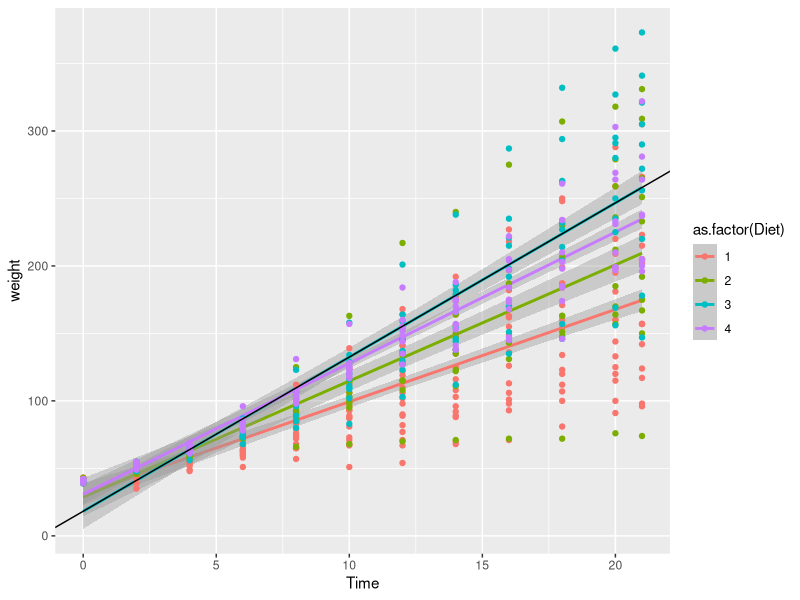
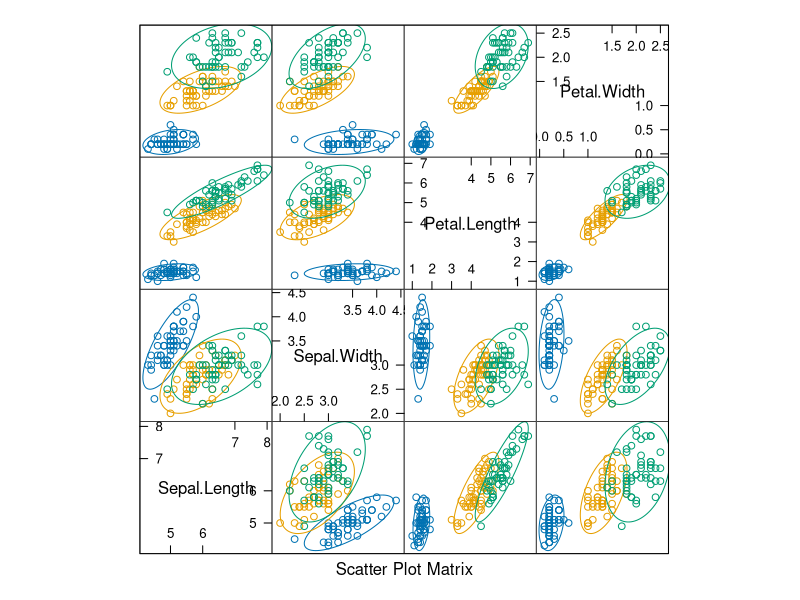
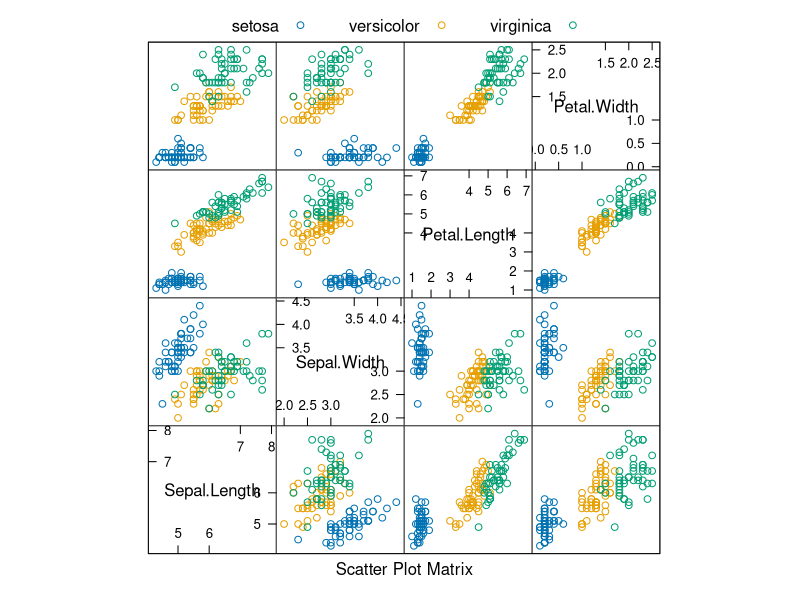
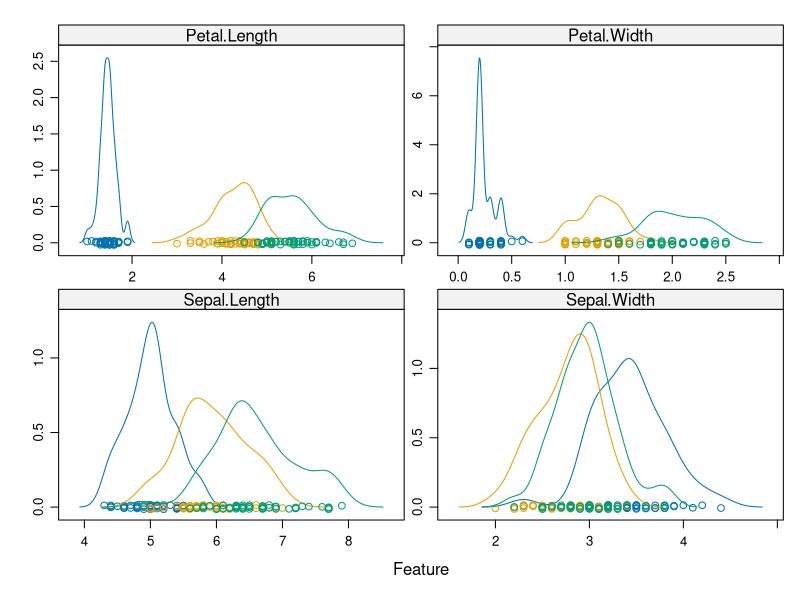
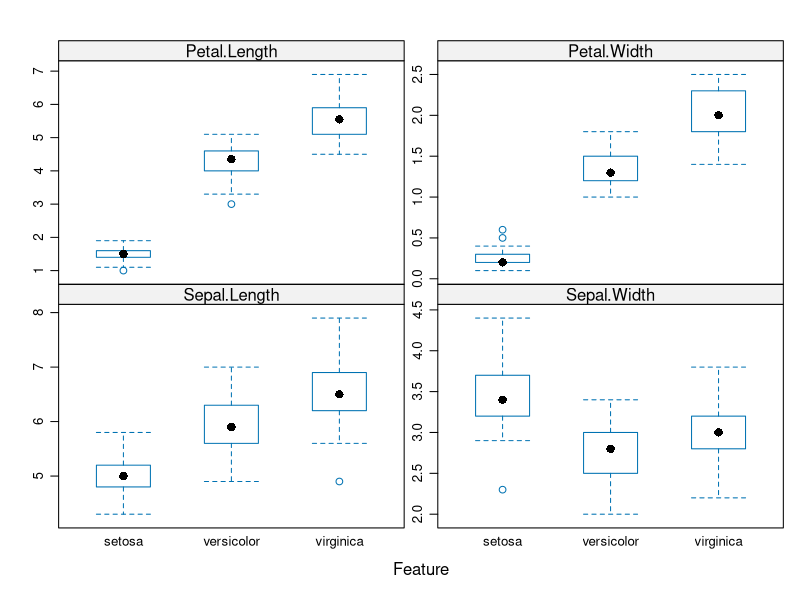
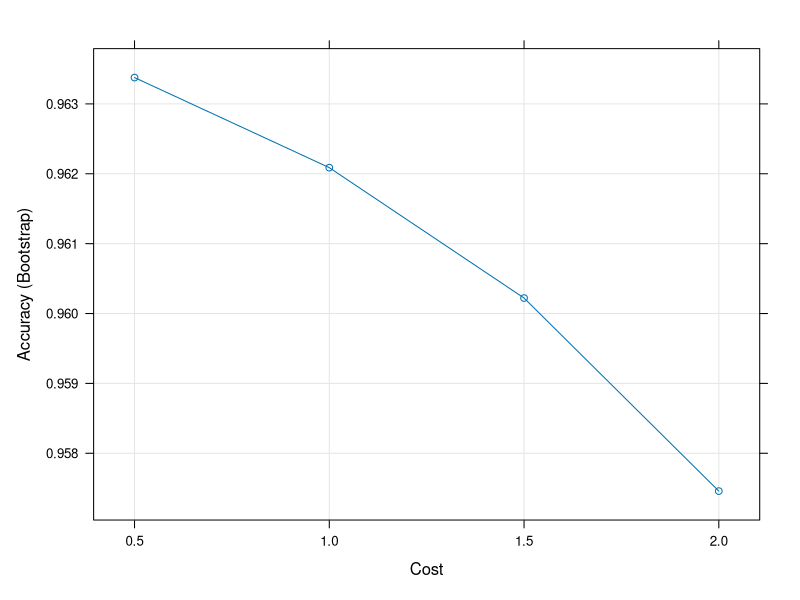
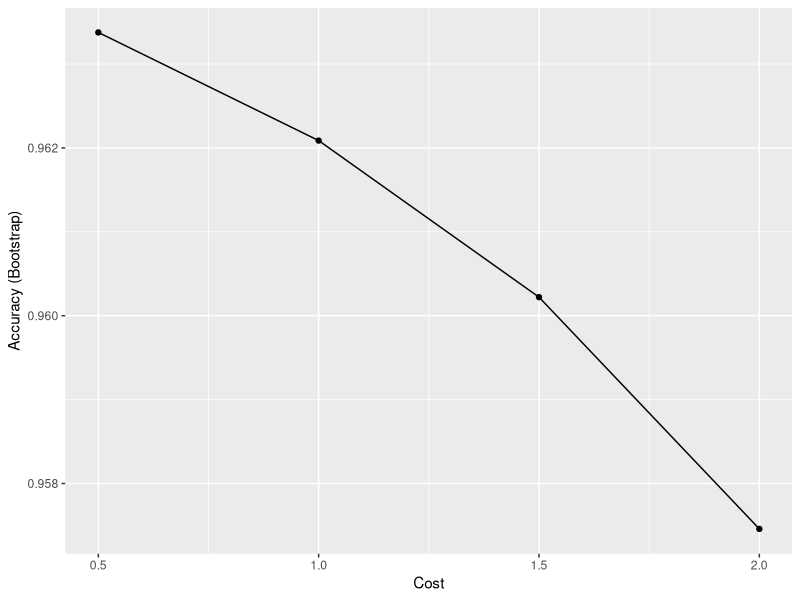
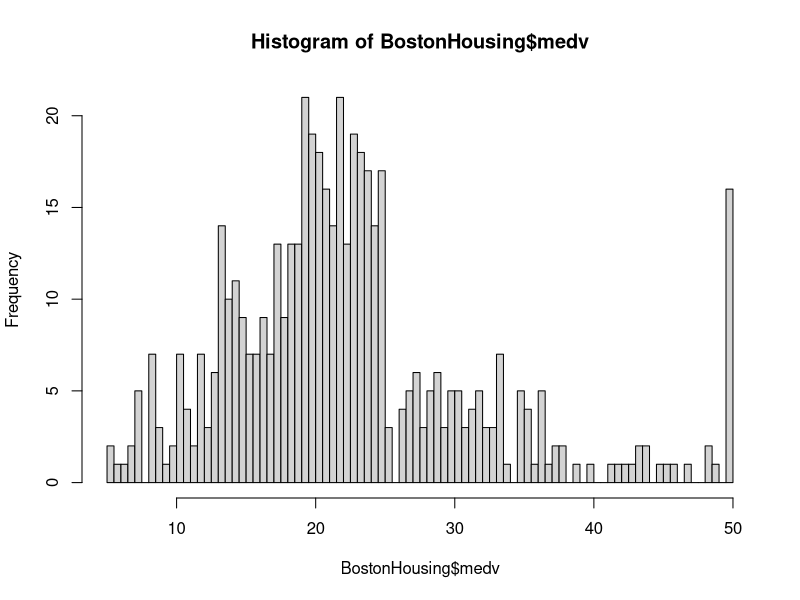

R code for these plots, in order:
## ---- chunk 1
knitr::opts_chunk$set(echo = TRUE)
library(tidyverse)
library(caret)
library(ggplot2)
library(cowplot)
library(ellipse)
library(kernlab)
library(mlbench)
## ---- chunk 2
out <- lm(weight ~ Time * Diet, ChickWeight)
summary(out)
## ---- chunk 3
"Diet3"
## ---- chunk 4
6.8418 + 4.5811
## ---- chunk 5
ggplot(ChickWeight, aes(Time, weight, color = as.factor(Diet))) +
  geom_smooth(formula = y ~ x, method = "lm") +
  geom_point() +
  geom_abline(intercept = 30.9310 -12.6807, slope = 6.8418 + 4.5811)
## ---- chunk 6
ChickWeight$Diet <- relevel(ChickWeight$Diet, "3")
out <- lm(weight ~ Time * Diet, ChickWeight)
summary(out) # yes..ish, second best is Diet4, p < 0.01 (no multiple testing correction)
## ---- chunk 7
head(iris)
## ---- chunk 8
featurePlot(x = iris[, 1:4], 
            y = iris$Species,
            plot = "ellipse")
## ---- chunk 9
featurePlot(x = iris[, 1:4], 
            y = iris$Species, 
            plot = "pairs",
            ## Add a key at the top
            auto.key = list(columns = 3))
## ---- chunk 10
featurePlot(x = iris[, 1:4], 
            y = iris$Species,
            plot = "density",
            ## Pass in options to xyplot() to 
            ## make it prettier
            scales = list(x = list(relation="free"), 
                          y = list(relation="free")))
## ---- chunk 11
featurePlot(x = iris[, 1:4], 
            y = iris$Species, 
            plot = "box",
            scales = list(y = list(relation="free")))
## ---- chunk 12
set.seed(3456)
trainIndex <- createDataPartition(iris$Species, p = .8, 
                                  list = FALSE, 
                                  times = 1)
dim(trainIndex)
## ---- chunk 13
irisTrain <- iris[ trainIndex,]
irisTest  <- iris[-trainIndex,]
## ---- chunk 14
table(irisTrain$Species)
table(irisTest$Species)
## ---- chunk 15
modelLookup("svmLinear")
## ---- chunk 16
svmLinearFit <- train(x = irisTrain[, 1:4],
                      y = irisTrain[, 5],
                      method = "svmLinear",
                      tuneGrid = expand.grid(C = c(0.5, 1, 1.5, 2)))
svmLinearFit
## ---- chunk 17
plot(svmLinearFit)
## ---- chunk 18
ggplot(svmLinearFit)
## ---- chunk 19
svmLinearPred <- predict(svmLinearFit, newdata = irisTest[, 1:4])
svmLinearPred
## ---- chunk 20
confusionMatrix(svmLinearPred, irisTest$Species)
## ---- chunk 21
table(svmLinearPred, irisTest$Species)
## ---- chunk 22
data("BostonHousing")
head(BostonHousing)
## ---- chunk 23
hist(BostonHousing$medv, breaks = 100)
## ---- chunk 24
set.seed(3456)
trainIndex <- createDataPartition(BostonHousing$medv, p = .8, 
                                  list = FALSE, 
                                  times = 1)
dim(trainIndex) # 407 rows = 80% of 506 original rows
## ---- chunk 25
bostonTrain <- BostonHousing[ trainIndex,]
bostonTest  <- BostonHousing[-trainIndex,]
## ---- chunk 26
plot_data <- BostonHousing %>%
  mutate(split = "test")
plot_data$split[trainIndex] <- "train"
ggplot(plot_data, aes(medv)) +
  geom_histogram() +
  facet_wrap(~split, ncol = 1, scales = "free_y")
## ---- chunk 27
modelLookup("lm")
## ---- chunk 28
lmFit <- train(form = medv~lstat,
               data = bostonTrain,
               method = "lm")
lmFit
## ---- chunk 29
summary(lmFit)
## ---- chunk 30
lmFit$finalModel
## ---- chunk 31
lmPred <- predict(lmFit, newdata = bostonTest)
lmPred
## ---- chunk 32
lmCompare <- data.frame(
  medv_predicted = lmPred,
  medv_truth = bostonTest$medv
)
ggplot(lmCompare, aes(medv_truth, medv_predicted)) +
  geom_point() +
  geom_abline(slope = 1, intercept = 0) +
  cowplot::theme_cowplot()
